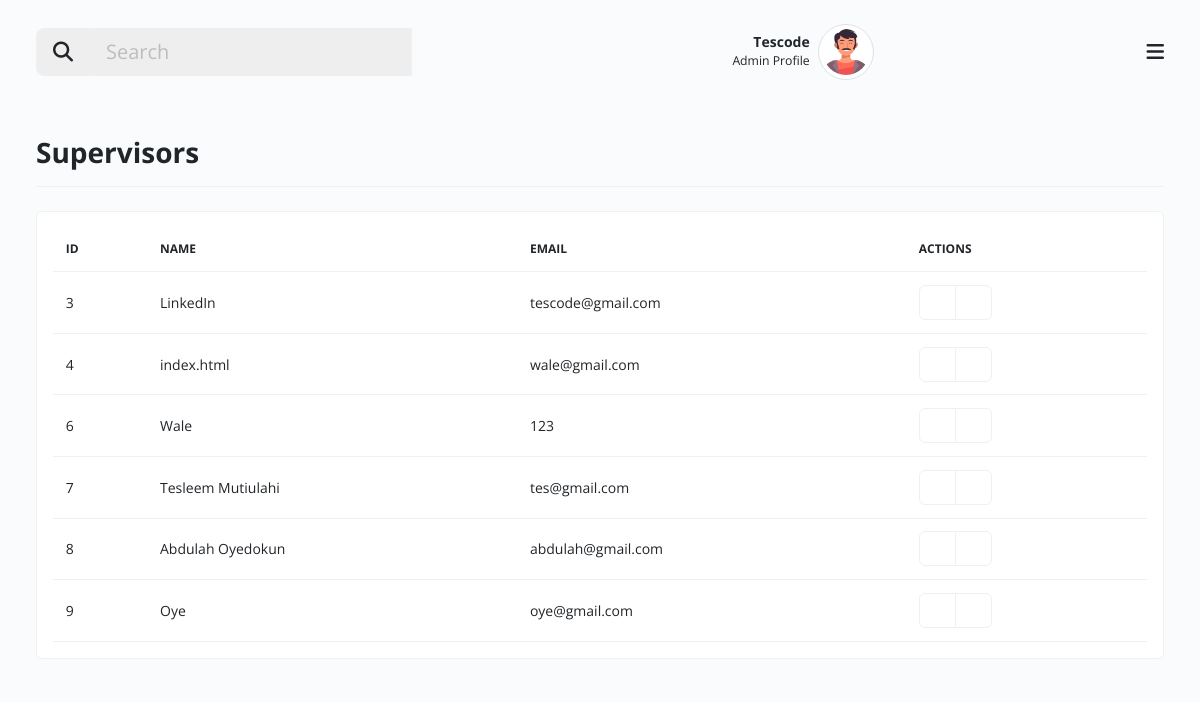
/supervisor.php (signed in), run on the app's committed database.
### tables this page shows
CREATE TABLE `users` (
  `id` int(11) NOT NULL,
  `name` varchar(200) NOT NULL,
  `email` varchar(200) NOT NULL,
  `password` varchar(250) NOT NULL,
  `role_id` varchar(20) NOT NULL COMMENT '1=admin, 2=supervisor, 3=>farmers',
  `created_at` timestamp NOT NULL DEFAULT current_timestamp()
);

### includes/config.php (called while the page is built, shortened)
<?php
include 'includes/database.php';
$student_id = $_SESSION['auth_id'];
$sql = "SELECT * FROM users WHERE id = '$student_id'";
$result = mysqli_query($dbconnect, $sql);
while ($user = mysqli_fetch_array($result)) {
    $name = $user['name'];
}
$sql_supervisor = "SELECT * FROM users WHERE role_id = '2'";
$resultSupervisor = mysqli_query($dbconnect, $sql_supervisor);
$supervisor = mysqli_num_rows($resultSupervisor);

### supervisor.php (the view, shortened to what this page needs)
<?php
include "includes/config.php";
?>
<!doctype html>
<html class="no-js" lang="en" dir="ltr">
<head>
    <link rel="stylesheet" href="assets/css/my-task.style.min.css">
</head>
<body>
    <div id="mytask-layout" class="theme-indigo">
        <div class="main px-lg-4 px-md-4">
            <?php include "layout/header.php"; ?>
            <div class="body d-flex py-lg-3 py-md-2">
                <div class="container-xxl">
                    <div class="row align-items-center">
                        <div class="border-0 mb-4">
                            <div class="card-header p-0 no-bg bg-transparent d-flex align-items-center px-0 justify-content-between border-bottom flex-wrap">
                                <h3 class="fw-bold py-3 mb-0">Supervisors</h3>
                            </div>
                        </div>
                    </div>
                    <div class="row clearfix g-3">
                        <div class="col-sm-12">
                            <div class="card mb-3">
                                <div class="card-body">
                                    <table id="myProjectTable" class="table table-hover align-middle mb-0" style="width:100%">
                                        <thead>
                                            <tr>
                                                <th>Id</th>
                                                <th>Name</th>
                                                <th>Email</th>
                                                <th>Actions</th>
                                            </tr>
                                        </thead>
                                        <tbody>
                                            <?php
                                            if (isset($supervisor) and $supervisor > 0) {
                                                while ($FarmersRow = mysqli_fetch_array($resultSupervisor)) {
                                                    $id = $FarmersRow['id'];
                                                    $name = $FarmersRow['name'];
                                                    $email = $FarmersRow['email'];
                                            ?>
                                                    <tr>
                                                        <td><?php echo $id; ?></td>
                                                        <td><?php echo $name; ?></td>
                                                        <td><?php echo $email; ?></td>
                                                        <td>
                                                            <div class="btn-group" role="group" aria-label="Basic outlined example">
                                                                <button type="button" class="btn btn-outline-secondary" data-bs-toggle="modal" data-bs-target="#editproject<?php echo $id; ?>"><i class="icofont-edit text-success"></i></button>
                                                                <button type="button" class="btn btn-outline-secondary deleterow"><i class="icofont-ui-delete text-danger"></i></button>
                                                            </div>
                                                        </td>
                                                    </tr>
                                            <?php
                                                }
                                            } ?>
                                        </tbody>
                                    </table>
                                </div>
                            </div>
                        </div>
                    </div>
                </div>
            </div>
        </div>
    </div>
</body>
</html>

### layout/header.php (shortened to what this page needs)
<div class="header">
            <nav class="navbar py-4">
                <div class="container-xxl">
                    <div class="h-right d-flex align-items-center mr-5 mr-lg-0 order-1">
                        <div class="dropdown notifications zindex-popover">
                            <a class="nav-link dropdown-toggle pulse" href="#" role="button" data-bs-toggle="dropdown">
                                <i class="icofont-alarm fs-5"></i>
                            </a>
                        </div>
                        <div class="dropdown user-profile ml-2 ml-sm-3 d-flex align-items-center zindex-popover">
                            <div class="u-info me-2">
                                <p class="mb-0 text-end line-height-sm "><span class="font-weight-bold"><?php echo $name; ?></span></p>
                                <small>Admin Profile</small>
                            </div>
                            <a class="nav-link dropdown-toggle pulse p-0" href="#" role="button" data-bs-toggle="dropdown" data-bs-display="static">
                                <img class="avatar lg rounded-circle img-thumbnail" src="assets/images/profile_av.png" alt="profile">
                            </a>
                        </div>
                    </div>
                    <button class="navbar-toggler p-0 border-0 menu-toggle order-3" type="button" data-bs-toggle="collapse" data-bs-target="#mainHeader">
                        <span class="fa fa-bars"></span>
                    </button>
                    <div class="order-0 col-lg-4 col-md-4 col-sm-12 col-12 mb-3 mb-md-0 ">
                        <div class="input-group flex-nowrap input-group-lg">
                            <button type="button" class="input-group-text" id="addon-wrapping"><i class="fa fa-search"></i></button>
                            <input type="search" class="form-control" placeholder="Search" aria-label="search" aria-describedby="addon-wrapping">
                        </div>
                    </div>
                </div>
            </nav>
        </div>

### data on the page
users: name "Tescode"
users: id "3", name "LinkedIn", email "tescode@gmail.com"
users: id "4", name "index.html", email "wale@gmail.com"
users: id "6", name "Wale", email "123"
users: id "7", name "Tesleem Mutiulahi", email "tes@gmail.com"
users: id "8", name "Abdulah Oyedokun", email "abdulah@gmail.com"
users: id "9", name "Oye", email "oye@gmail.com"
